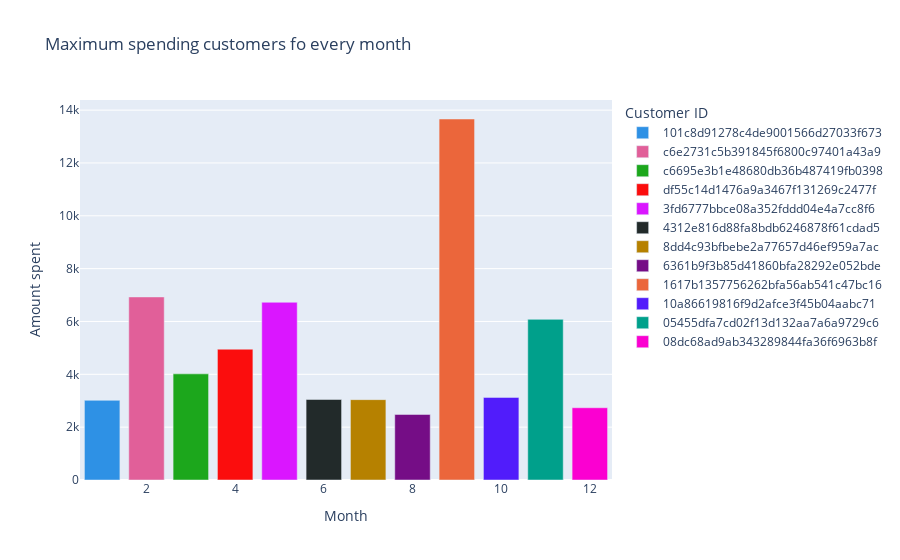

The code cell stored with this chart in its notebook:
### Code cell
fig = px.bar(df, x='month', y='max_cash', color='customer_id', color_discrete_sequence=px.colors.qualitative.Dark24,
             title='Maximum spending customers fo every month',
             labels={
                 "max_cash":"Amount spent",
                 "customer_id": "Customer ID",
                 "month": 'Month'
             })
fig.show()

### Figure 1 — Plotly figure (JSON) as saved in the notebook; plotly's stock layout.template omitted (floating-point values rounded to 4 significant figures)
{"data": [{"alignmentgroup": "True", "hovertemplate": "Customer ID=101c8d91278c4de9001566d27033f673<br>Month=%{x}<br>Amount spent=%{y}<extra></extra>", "legendgroup": "101c8d91278c4de9001566d27033f673", "marker": {"color": "#2E91E5", "pattern": {"shape": ""}}, "name": "101c8d91278c4de9001566d27033f673", "offsetgroup": "101c8d91278c4de9001566d27033f673", "orientation": "v", "showlegend": true, "textposition": "auto", "type": "bar", "x": [1], "xaxis": "x", "y": [3016.0], "yaxis": "y"}, {"alignmentgroup": "True", "hovertemplate": "Customer ID=c6e2731c5b391845f6800c97401a43a9<br>Month=%{x}<br>Amount spent=%{y}<extra></extra>", "legendgroup": "c6e2731c5b391845f6800c97401a43a9", "marker": {"color": "#E15F99", "pattern": {"shape": ""}}, "name": "c6e2731c5b391845f6800c97401a43a9", "offsetgroup": "c6e2731c5b391845f6800c97401a43a9", "orientation": "v", "showlegend": true, "textposition": "auto", "type": "bar", "x": [2], "xaxis": "x", "y": [6929.0], "yaxis": "y"}, {"alignmentgroup": "True", "hovertemplate": "Customer ID=c6695e3b1e48680db36b487419fb0398<br>Month=%{x}<br>Amount spent=%{y}<extra></extra>", "legendgroup": "c6695e3b1e48680db36b487419fb0398", "marker": {"color": "#1CA71C", "pattern": {"shape": ""}}, "name": "c6695e3b1e48680db36b487419fb0398", "offsetgroup": "c6695e3b1e48680db36b487419fb0398", "orientation": "v", "showlegend": true, "textposition": "auto", "type": "bar", "x": [3], "xaxis": "x", "y": [4017.0], "yaxis": "y"}, {"alignmentgroup": "True", "hovertemplate": "Customer ID=df55c14d1476a9a3467f131269c2477f<br>Month=%{x}<br>Amount spent=%{y}<extra></extra>", "legendgroup": "df55c14d1476a9a3467f131269c2477f", "marker": {"color": "#FB0D0D", "pattern": {"shape": ""}}, "name": "df55c14d1476a9a3467f131269c2477f", "offsetgroup": "df55c14d1476a9a3467f131269c2477f", "orientation": "v", "showlegend": true, "textposition": "auto", "type": "bar", "x": [4], "xaxis": "x", "y": [4950.0], "yaxis": "y"}, {"alignmentgroup": "True", "hovertemplate": "Customer ID=3fd6777bbce08a352fddd04e4a7cc8f6<br>Month=%{x}<br>Amount spent=%{y}<extra></extra>", "legendgroup": "3fd6777bbce08a352fddd04e4a7cc8f6", "marker": {"color": "#DA16FF", "pattern": {"shape": ""}}, "name": "3fd6777bbce08a352fddd04e4a7cc8f6", "offsetgroup": "3fd6777bbce08a352fddd04e4a7cc8f6", "orientation": "v", "showlegend": true, "textposition": "auto", "type": "bar", "x": [5], "xaxis": "x", "y": [6727.0], "yaxis": "y"}, {"alignmentgroup": "True", "hovertemplate": "Customer ID=4312e816d88fa8bdb6246878f61cdad5<br>Month=%{x}<br>Amount spent=%{y}<extra></extra>", "legendgroup": "4312e816d88fa8bdb6246878f61cdad5", "marker": {"color": "#222A2A", "pattern": {"shape": ""}}, "name": "4312e816d88fa8bdb6246878f61cdad5", "offsetgroup": "4312e816d88fa8bdb6246878f61cdad5", "orientation": "v", "showlegend": true, "textposition": "auto", "type": "bar", "x": [6], "xaxis": "x", "y": [3048.0], "yaxis": "y"}, {"alignmentgroup": "True", "hovertemplate": "Customer ID=8dd4c93bfbebe2a77657d46ef959a7ac<br>Month=%{x}<br>Amount spent=%{y}<extra></extra>", "legendgroup": "8dd4c93bfbebe2a77657d46ef959a7ac", "marker": {"color": "#B68100", "pattern": {"shape": ""}}, "name": "8dd4c93bfbebe2a77657d46ef959a7ac", "offsetgroup": "8dd4c93bfbebe2a77657d46ef959a7ac", "orientation": "v", "showlegend": true, "textposition": "auto", "type": "bar", "x": [7], "xaxis": "x", "y": [3042.0], "yaxis": "y"}, {"alignmentgroup": "True", "hovertemplate": "Customer ID=6361b9f3b85d41860bfa28292e052bde<br>Month=%{x}<br>Amount spent=%{y}<extra></extra>", "legendgroup": "6361b9f3b85d41860bfa28292e052bde", "marker": {"color": "#750D86", "pattern": {"shape": ""}}, "name": "6361b9f3b85d41860bfa28292e052bde", "offsetgroup": "6361b9f3b85d41860bfa28292e052bde", "orientation": "v", "showlegend": true, "textposition": "auto", "type": "bar", "x": [8], "xaxis": "x", "y": [2481.0], "yaxis": "y"}, {"alignmentgroup": "True", "hovertemplate": "Customer ID=1617b1357756262bfa56ab541c47bc16<br>Month=%{x}<br>Amount spent=%{y}<extra></extra>", "legendgroup": "1617b1357756262bfa56ab541c47bc16", "marker": {"color": "#EB663B", "pattern": {"shape": ""}}, "name": "1617b1357756262bfa56ab541c47bc16", "offsetgroup": "1617b1357756262bfa56ab541c47bc16", "orientation": "v", "showlegend": true, "textposition": "auto", "type": "bar", "x": [9], "xaxis": "x", "y": [13660.0], "yaxis": "y"}, {"alignmentgroup": "True", "hovertemplate": "Customer ID=10a86619816f9d2afce3f45b04aabc71<br>Month=%{x}<br>Amount spent=%{y}<extra></extra>", "legendgroup": "10a86619816f9d2afce3f45b04aabc71", "marker": {"color": "#511CFB", "pattern": {"shape": ""}}, "name": "10a86619816f9d2afce3f45b04aabc71", "offsetgroup": "10a86619816f9d2afce3f45b04aabc71", "orientation": "v", "showlegend": true, "textposition": "auto", "type": "bar", "x": [10], "xaxis": "x", "y": [3126.0], "yaxis": "y"}, {"alignmentgroup": "True", "hovertemplate": "Customer ID=05455dfa7cd02f13d132aa7a6a9729c6<br>Month=%{x}<br>Amount spent=%{y}<extra></extra>", "legendgroup": "05455dfa7cd02f13d132aa7a6a9729c6", "marker": {"color": "#00A08B", "pattern": {"shape": ""}}, "name": "05455dfa7cd02f13d132aa7a6a9729c6", "offsetgroup": "05455dfa7cd02f13d132aa7a6a9729c6", "orientation": "v", "showlegend": true, "textposition": "auto", "type": "bar", "x": [11], "xaxis": "x", "y": [6082.0], "yaxis": "y"}, {"alignmentgroup": "True", "hovertemplate": "Customer ID=08dc68ad9ab343289844fa36f6963b8f<br>Month=%{x}<br>Amount spent=%{y}<extra></extra>", "legendgroup": "08dc68ad9ab343289844fa36f6963b8f", "marker": {"color": "#FB00D1", "pattern": {"shape": ""}}, "name": "08dc68ad9ab343289844fa36f6963b8f", "offsetgroup": "08dc68ad9ab343289844fa36f6963b8f", "orientation": "v", "showlegend": true, "textposition": "auto", "type": "bar", "x": [12], "xaxis": "x", "y": [2735.0], "yaxis": "y"}], "layout": {"barmode": "relative", "legend": {"title": {"text": "Customer ID"}, "tracegroupgap": 0}, "title": {"text": "Maximum spending customers fo every month"}, "xaxis": {"anchor": "y", "domain": [0, 1], "title": {"text": "Month"}}, "yaxis": {"anchor": "x", "domain": [0, 1], "title": {"text": "Amount spent"}}}}
